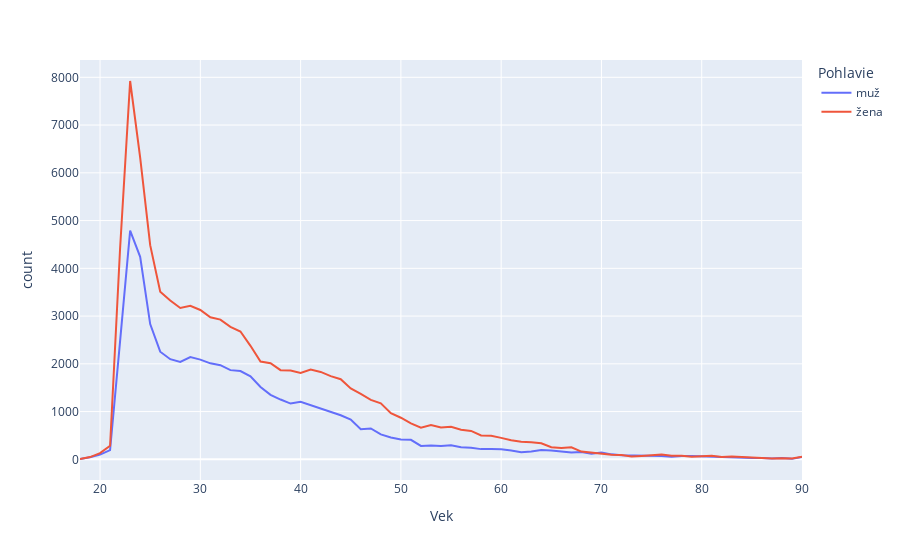

Source (notebook cell):
### Code cell
def by_age(data, query, hue=None):
    data = data.query(query)
    if hue is None:
        aggregated = data.groupby(['Vek'])['abs.'].sum().rename('count').reset_index()
        return px.line(aggregated, x='Vek', y='count')
    else:
        aggregated = data.groupby(['Vek', hue])['abs.'].sum().rename('count').reset_index()
        return px.line(aggregated, x='Vek', y='count', color=hue)

#("Pohlavie" == "muž" or "Pohlavie" == "žena")
by_age(table_40, 'Vzdelanie == "vysokoškolské vzdelanie - 1. stupeň (Bc.)"', hue='Pohlavie')

### Figure 1 — Plotly figure (JSON) as saved in the notebook; plotly's stock layout.template omitted (floating-point values rounded to 4 significant figures)
{"data": [{"hovertemplate": "Pohlavie=muž<br>Vek=%{x}<br>count=%{y}<extra></extra>", "legendgroup": "muž", "line": {"color": "#636efa", "dash": "solid"}, "marker": {"symbol": "circle"}, "mode": "lines", "name": "muž", "orientation": "v", "showlegend": true, "type": "scatter", "x": [18, 19, 20, 21, 22, 23, 24, 25, 26, 27, 28, 29, 30, 31, 32, 33, 34, 35, 36, 37, 38, 39, 40, 41, 42, 43, 44, 45, 46, 47, 48, 49, 50, 51, 52, 53, 54, 55, 56, 57, 58, 59, 60, 61, 62, 63, 64, 65, 66, 67, 68, 69, 70, 71, 72, 73, 74, 75, 76, 77, 78, 79, 80, 81, 82, 83, 84, 85, 86, 87, 88, 89, 90], "xaxis": "x", "y": [7, 43, 99, 192, 2479, 4790, 4242, 2833, 2254, 2097, 2038, 2140, 2088, 2010, 1971, 1868, 1848, 1739, 1514, 1350, 1252, 1168, 1207, 1136, 1063, 989, 922, 834, 632, 647, 523, 457, 417, 409, 281, 290, 278, 293, 255, 243, 214, 215, 213, 186, 149, 166, 194, 187, 158, 143, 151, 117, 144, 104, 88, 85, 73, 66, 72, 54, 70, 69, 60, 52, 50, 34, 37, 30, 30, 19, 28, 10, 48], "yaxis": "y"}, {"hovertemplate": "Pohlavie=žena<br>Vek=%{x}<br>count=%{y}<extra></extra>", "legendgroup": "žena", "line": {"color": "#EF553B", "dash": "solid"}, "marker": {"symbol": "circle"}, "mode": "lines", "name": "žena", "orientation": "v", "showlegend": true, "type": "scatter", "x": [18, 19, 20, 21, 22, 23, 24, 25, 26, 27, 28, 29, 30, 31, 32, 33, 34, 35, 36, 37, 38, 39, 40, 41, 42, 43, 44, 45, 46, 47, 48, 49, 50, 51, 52, 53, 54, 55, 56, 57, 58, 59, 60, 61, 62, 63, 64, 65, 66, 67, 68, 69, 70, 71, 72, 73, 74, 75, 76, 77, 78, 79, 80, 81, 82, 83, 84, 85, 86, 87, 88, 89, 90], "xaxis": "x", "y": [8, 47, 130, 285, 4426, 7923, 6316, 4485, 3511, 3326, 3170, 3215, 3128, 2975, 2927, 2775, 2677, 2377, 2049, 2014, 1867, 1858, 1807, 1879, 1830, 1743, 1678, 1484, 1369, 1246, 1172, 967, 871, 752, 661, 719, 668, 682, 619, 595, 501, 494, 449, 400, 368, 360, 336, 254, 239, 252, 163, 139, 110, 96, 93, 58, 70, 83, 102, 76, 73, 54, 69, 74, 47, 58, 47, 32, 27, 17, 23, 18, 53], "yaxis": "y"}], "layout": {"legend": {"title": {"text": "Pohlavie"}, "tracegroupgap": 0}, "margin": {"t": 60}, "xaxis": {"anchor": "y", "domain": [0, 1], "title": {"text": "Vek"}}, "yaxis": {"anchor": "x", "domain": [0, 1], "title": {"text": "count"}}}}
